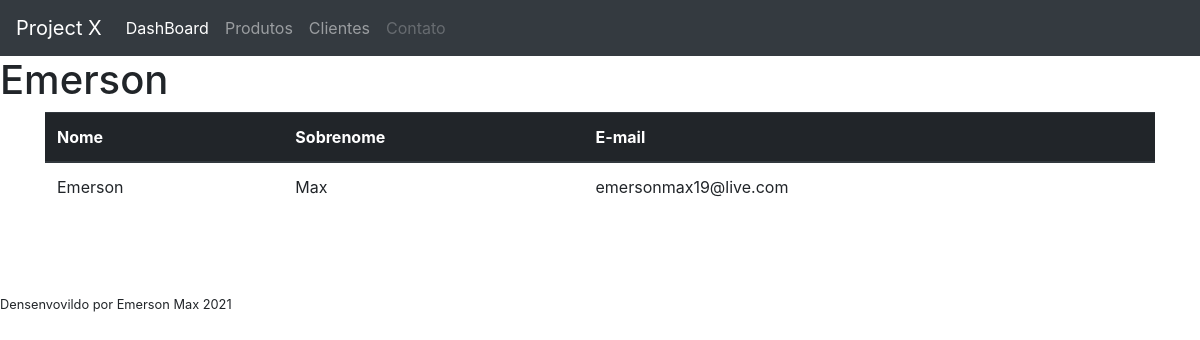
The app's page /cliente/1 with its own data.
### core/models.py (models this page shows, shortened)
class Cliente(models.Model):
    nome = models.CharField('Nome', max_length=100)
    sobrenome = models.CharField('Sobrenome', max_length=100)
    email=models.EmailField('Email', max_length=100)

### core/views.py (the view)
# urls.py: path('cliente/<int:pk>', cliente, name='cliente')
def cliente(request, pk):
    cli = Cliente.objects.get(id=pk)
    context = {
        'cliente': cli
    }
    return render(request, 'cliente.html', context)

### core/templates/cliente.html (shortened to what this page needs)
{% load static %}
<!DOCTYPE html>
<html lang="en">
<head>
    <link rel="stylesheet" href="{% static 'css/estilos.css' %}">
    <link rel="stylesheet" href="https://maxcdn.bootstrapcdn.com/bootstrap/4.0.0/css/bootstrap.min.css">
</head>
<body>
<nav class="navbar navbar-expand-lg navbar-dark bg-dark">
  <a class="navbar-brand" href="#">Project X</a>
  <div class="collapse navbar-collapse" id="navbarNav">
    <ul class="navbar-nav">
      <li class="nav-item active">
        <a class="nav-link" href="{% url  'dashboard'  %}">DashBoard <span class="sr-only">(current)</span></a>
      </li>
      <li class="nav-item">
        <a class="nav-link" href="{% url  'produtos'  %}">Produtos</a>
      </li>
      <li class="nav-item">
        <a class="nav-link" href="{% url  'clientes' %}">Clientes</a>
      </li>
      <li class="nav-item">
        <a class="nav-link disabled" href="{% url  'contato' %}">Contato</a>
      </li>
    </ul>
  </div>
</nav>
<h1>{{ cliente.nome }}</h1>
<div class="container">
<table class="table">
        <thead class="thead-dark">
        <tr>
            <th>Nome</th>
            <th>Sobrenome</th>
            <th>E-mail</th>
        </tr>
        </thead>
        <tbody>
        <tr>
            <td>{{ cliente.nome }} </td>
            <td>{{ cliente.sobrenome }}</td>
            <td>{{ cliente.email }}</td>
        </tr>
        </tbody>
    </table>
</div>
</body>
<div style="margin-top:80px;">
    <small class="float-center">Densenvovildo por Emerson Max 2021</small>
</div>
</html>

### core/static/css/estilos.css (style rules this page uses)
body { background-color: #341256; color: #ffffff; }

### records on screen
Cliente: nome "Emerson", sobrenome "Max", email "emersonmax19@live.com"
